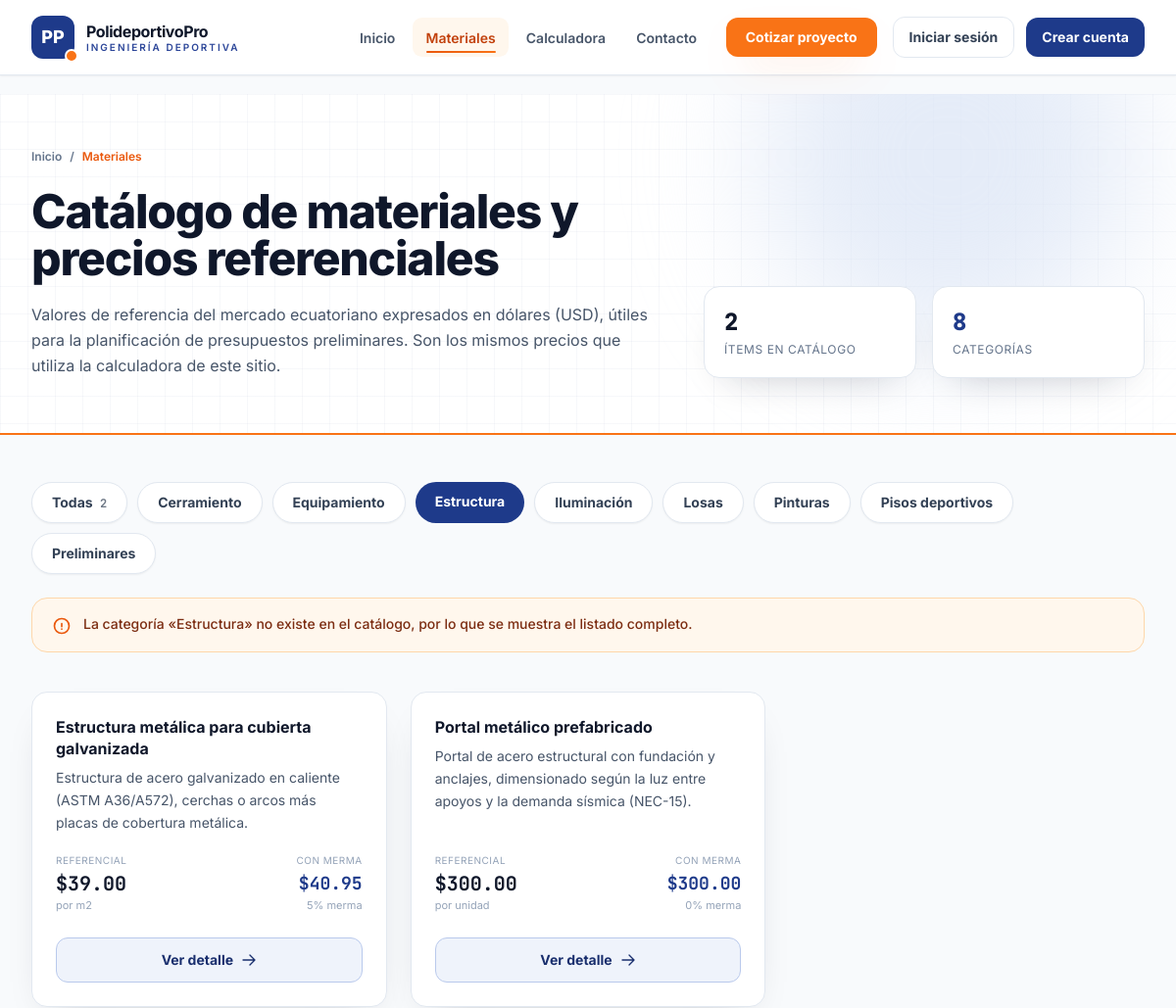
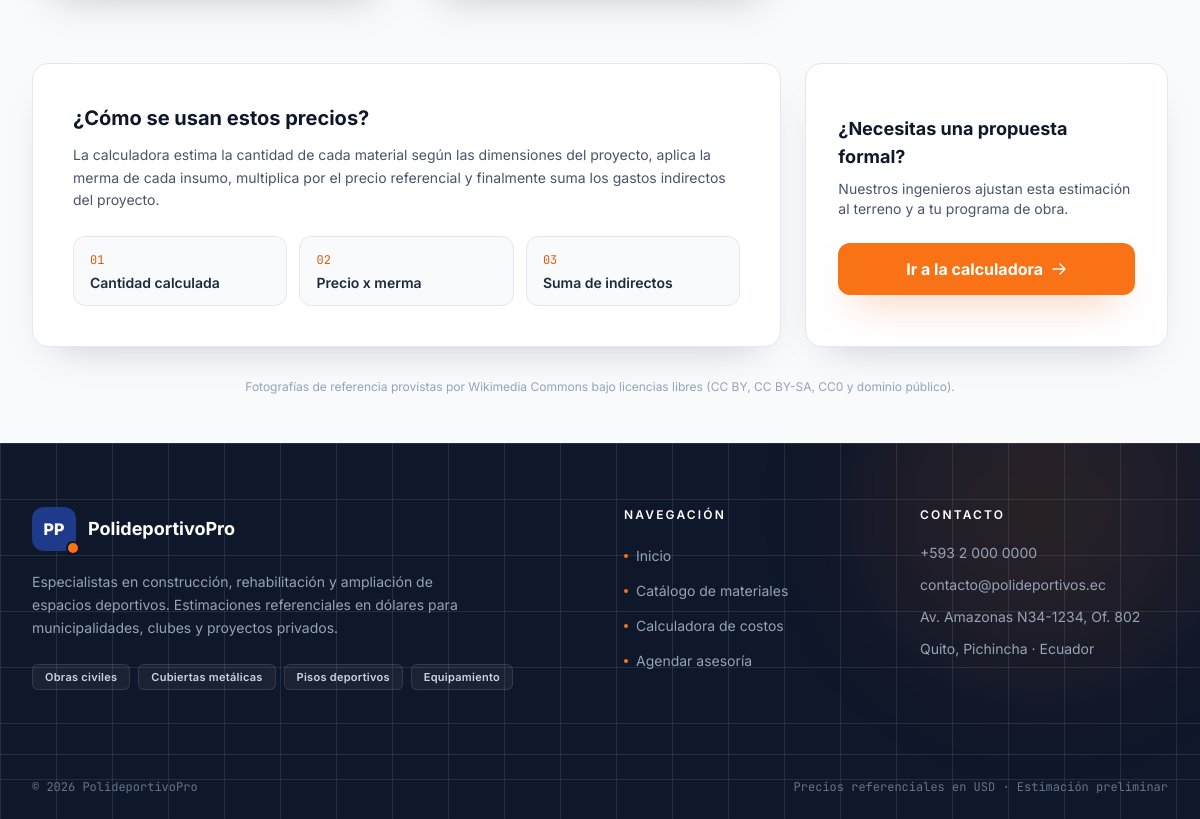
Screenshot of /materiales?categoria=Estructura with the database file from the repository (2 pictures, top to bottom).
### app/models.py (models this page shows, shortened)
class Material(db.Model):
    __tablename__ = "materiales"
    id = db.Column(db.Integer, primary_key=True)
    nombre = db.Column(db.String(120), nullable=False, unique=True)
    clave = db.Column(db.String(60), nullable=False, unique=True, index=True)
    unidad = db.Column(db.String(30), nullable=False)
    categoria = db.Column(db.String(60), nullable=False, index=True)
    precio_referencial = db.Column(db.Float, nullable=False, default=0.0)
    merma_pct = db.Column(db.Float, nullable=False, default=5.0)
    descripcion = db.Column(db.Text, nullable=False, default="")
    __table_args__ = (db.CheckConstraint("precio_referencial >= 0", name="ck_material_precio_positivo"),)
    @property
    def precio_con_merma(self):
        return round(self.precio_referencial * (1 + (self.merma_pct or 0) / 100), 2)

### app/routes/main_routes.py (the view)
@main_bp.route("/materiales")
def materiales():
    categorias = [
        fila[0]
        for fila in Material.query.with_entities(Material.categoria)
        .distinct()
        .order_by(Material.categoria.asc())
        .all()
    ]
    seleccion = (request.args.get("categoria") or "").strip()
    categoria_actual = "Todas"
    consulta = Material.query.order_by(Material.categoria.asc(), Material.nombre.asc())
    if seleccion and seleccion in categorias:
        categoria_actual = seleccion
        consulta = consulta.filter(Material.categoria == seleccion)
    items = []
    for material in consulta.all():
        imagen = IMAGENES_MATERIALES.get(material.clave, {})
        items.append(
            {
                "id": material.id,
                "clave": material.clave,
                "nombre": material.nombre,
                "unidad": material.unidad,
                "categoria": material.categoria,
                "precio_referencial": material.precio_referencial,
                "precio_con_merma": material.precio_con_merma,
                "merma_pct": material.merma_pct,
                "descripcion": material.descripcion,
                "imagen": imagen.get("url", ""),
                "licencia": imagen.get("licencia", ""),
                "fuente": imagen.get("fuente", ""),
            }
        )
    return render_template(
        "materiales.html",
        materiales=items,
        categorias=categorias,
        categoria_actual=categoria_actual,
        seleccion=seleccion,
    )

### app/templates/materiales.html (shortened to what this page needs)
{% extends "base.html" %}
{% block contenido %}
<section class="relative overflow-hidden bg-white border-b-2 border-arcilla-500">
    <div class="absolute inset-0 patron-plano-fino opacity-70"></div>
    <div class="absolute -top-32 right-10 w-96 h-96 rounded-full bg-acero-100/70 blur-3xl"></div>
    <div class="relative max-w-7xl mx-auto px-4 sm:px-6 lg:px-8 py-14">
        <nav class="flex items-center gap-2 text-xs font-semibold text-slate-500">
            <a href="{{ url_for('main.index') }}" class="hover:text-acero-700 transition">Inicio</a>
            <span>/</span>
            <span class="text-arcilla-600">Materiales</span>
        </nav>
        <div class="mt-6 grid gap-10 lg:grid-cols-12 lg:items-end">
            <div class="lg:col-span-7">
                <h1 class="text-3xl sm:text-5xl font-extrabold tracking-tight text-slate-900 max-w-3xl">Catálogo de materiales y precios referenciales</h1>
                <p class="mt-5 max-w-2xl text-slate-600 leading-relaxed">
                    Valores de referencia del mercado ecuatoriano expresados en dólares (USD), útiles para la
                    planificación de presupuestos preliminares. Son los mismos precios que utiliza la calculadora de este sitio.
                </p>
            </div>
            <div class="lg:col-span-5">
                <div class="grid grid-cols-2 gap-4">
                    <div class="rounded-2xl border border-slate-200 bg-white p-5 shadow-card">
                        <p class="cifra text-2xl font-extrabold text-slate-900">{{ materiales|length }}</p>
                        <p class="mt-1 text-xs uppercase tracking-wider text-slate-500">Ítems en catálogo</p>
                    </div>
                    <div class="rounded-2xl border border-slate-200 bg-white p-5 shadow-card">
                        <p class="cifra text-2xl font-extrabold text-acero-700">{{ categorias|length }}</p>
                        <p class="mt-1 text-xs uppercase tracking-wider text-slate-500">Categorías</p>
                    </div>
                </div>
            </div>
        </div>
    </div>
</section>
<section class="max-w-7xl mx-auto px-4 sm:px-6 lg:px-8 py-12">
    <div class="flex flex-wrap gap-2.5">
        <a href="{{ url_for('main.materiales') }}"
           class="rounded-full px-5 py-2.5 text-sm font-bold transition {{ 'bg-acero-700 text-white shadow-card' if categoria_actual == 'Todas' else 'bg-white text-slate-700 border border-slate-200 hover:border-acero-400 hover:text-acero-700 shadow-sm' }}">
            Todas
            <span class="ml-1 font-mono text-xs opacity-70">{{ materiales|length }}</span>
        </a>
        {% for categoria in categorias %}
        <a href="{{ url_for('main.materiales', categoria=categoria) }}"
           class="rounded-full px-5 py-2.5 text-sm font-bold transition {{ 'bg-acero-700 text-white shadow-card' if categoria_actual == categoria else 'bg-white text-slate-700 border border-slate-200 hover:border-acero-400 hover:text-acero-700 shadow-sm' }}">
            {{ categoria }}
        </a>
        {% endfor %}
    </div>
    {% if seleccion and categoria_actual != 'Todas' %}
    <p class="mt-6 flex items-start gap-3 rounded-2xl border border-arcilla-200 bg-arcilla-50 px-5 py-4 text-sm font-medium text-arcilla-900">
        <svg xmlns="http://www.w3.org/2000/svg" fill="none" viewBox="0 0 24 24" stroke-width="2" stroke="currentColor" class="w-5 h-5 shrink-0 mt-0.5 text-arcilla-600"><path stroke-linecap="round" stroke-linejoin="round" d="M12 9v3.75m9-.75a9 9 0 1 1-18 0 9 9 0 0 1 18 0Zm-9 3.75h.008v.008H12v-.008Z" /></svg>
        La categoría «{{ seleccion }}» no existe en el catálogo, por lo que se muestra el listado completo.
    </p>
    {% endif %}
    <div class="mt-10 grid gap-6 sm:grid-cols-2 lg:grid-cols-3">
        {% for material in materiales %}
        <article class="tarjeta-material group flex flex-col overflow-hidden rounded-2xl border border-slate-200 bg-white shadow-card transition hover:-translate-y-1 hover:shadow-float">
            <div class="flex flex-1 flex-col p-6">
                <h2 class="text-base font-bold text-slate-900 leading-snug">{{ material.nombre }}</h2>
                <p class="mt-2 flex-1 text-sm leading-relaxed text-slate-600 linea-tres">{{ material.descripcion }}</p>
                <div class="mt-5 flex items-end justify-between gap-3">
                    <div>
                        <p class="text-[10px] uppercase tracking-wider text-slate-400">Referencial</p>
                        <p class="cifra mt-0.5 text-xl font-bold text-slate-900">{{ material.precio_referencial|usd }}</p>
                        <p class="text-[11px] text-slate-400">por {{ material.unidad }}</p>
                    </div>
                    <div class="text-right">
                        <p class="text-[10px] uppercase tracking-wider text-slate-400">Con merma</p>
                        <p class="cifra mt-0.5 text-lg font-bold text-acero-700">{{ material.precio_con_merma|usd }}</p>
                        <p class="text-[11px] text-slate-400">{{ material.merma_pct|num(0) }}% merma</p>
                    </div>
                </div>
                <button type="button"
                        class="mt-6 inline-flex w-full items-center justify-center gap-2 rounded-xl border border-acero-200 bg-acero-50 px-5 py-3 text-sm font-bold text-acero-800 transition hover:bg-acero-700 hover:text-white"
                        data-modal-material
                        data-codigo="M{{ '%02d' % material.id }}"
                        data-nombre="{{ material.nombre }}"
                        data-categoria="{{ material.categoria }}"
                        data-unidad="{{ material.unidad }}"
                        data-precio="{{ material.precio_referencial|usd }}"
                        data-precio-merma="{{ material.precio_con_merma|usd }}"
                        data-merma="{{ material.merma_pct|num(1) }}"
                        data-descripcion="{{ material.descripcion }}"
                        data-imagen="{{ material.imagen }}"
                        data-licencia="{{ material.licencia }}"
                        data-fuente="{{ material.fuente }}">
                    Ver detalle
                    <svg xmlns="http://www.w3.org/2000/svg" class="w-4 h-4" fill="none" viewBox="0 0 24 24" stroke-width="2" stroke="currentColor"><path stroke-linecap="round" stroke-linejoin="round" d="M13.5 4.5 21 12m0 0-7.5 7.5M21 12H3" /></svg>
                </button>
            </div>
        </article>
        {% endfor %}
    </div>
    <div class="mt-16 grid gap-6 lg:grid-cols-3">
        <div class="lg:col-span-2 rounded-2xl border border-slate-200 bg-white p-8 sm:p-10 shadow-card">
            <h2 class="text-xl font-bold text-slate-900">¿Cómo se usan estos precios?</h2>
            <p class="mt-3 text-sm text-slate-600 leading-relaxed max-w-2xl">
                La calculadora estima la cantidad de cada material según las dimensiones del proyecto,
                aplica la merma de cada insumo, multiplica por el precio referencial y finalmente suma
                los gastos indirectos del proyecto.
            </p>
            <ol class="mt-6 grid gap-3 sm:grid-cols-3 text-sm">
                <li class="rounded-xl border border-slate-200 bg-slate-50 px-4 py-3">
                    <span class="font-mono text-xs text-arcilla-600">01</span>
                    <p class="mt-1 font-semibold text-slate-800">Cantidad calculada</p>
                </li>
                <li class="rounded-xl border border-slate-200 bg-slate-50 px-4 py-3">
                    <span class="font-mono text-xs text-arcilla-600">02</span>
                    <p class="mt-1 font-semibold text-slate-800">Precio x merma</p>
                </li>
                <li class="rounded-xl border border-slate-200 bg-slate-50 px-4 py-3">
                    <span class="font-mono text-xs text-arcilla-600">03</span>
                    <p class="mt-1 font-semibold text-slate-800">Suma de indirectos</p>
                </li>
            </ol>
        </div>
        <div class="flex flex-col justify-center rounded-2xl border border-slate-200 bg-white p-8 shadow-card">
            <h3 class="text-lg font-bold text-slate-900">¿Necesitas una propuesta formal?</h3>
            <p class="mt-2 text-sm text-slate-600">Nuestros ingenieros ajustan esta estimación al terreno y a tu programa de obra.</p>
            <a href="{{ url_for('calc.calculadora') }}" class="mt-6 inline-flex items-center justify-center gap-2 rounded-xl bg-arcilla-500 px-6 py-3.5 font-bold text-white shadow-glow transition hover:bg-arcilla-600 hover:-translate-y-0.5">
                Ir a la calculadora
                <svg xmlns="http://www.w3.org/2000/svg" class="w-4 h-4" fill="none" viewBox="0 0 24 24" stroke-width="2" stroke="currentColor"><path stroke-linecap="round" stroke-linejoin="round" d="M13.5 4.5 21 12m0 0-7.5 7.5M21 12H3" /></svg>
            </a>
        </div>
    </div>
    <p class="mt-8 text-center text-xs text-slate-400">
        Fotografías de referencia provistas por Wikimedia Commons bajo licencias libres (CC BY, CC BY-SA, CC0 y dominio público).
    </p>
</section>
{% endblock %}

### app/static/css/custom.css (style rules this page uses)
:root { color-scheme: light; --acero: #1e3a8a; --acero-oscuro: #0f172a; --arcilla: #ea580c; --arcilla-claro: #f97316; }
body { font-feature-settings: "cv02", "cv03", "cv04"; }
.patron-plano-fino { background-image: linear-gradient(rgba(30, 58, 138, 0.05) 1px, transparent 1px), linear-gradient(90deg, rgba(30, 58, 138, 0.05) 1px, transparent 1px); background-size: 28px 28px; }
.cifra { font-family: "JetBrains Mono", ui-monospace, monospace; font-variant-numeric: tabular-nums; }
.tarjeta-material { transition: transform 0.25s ease, box-shadow 0.25s ease, border-color 0.25s ease; }
.linea-tres { display: -webkit-box; -webkit-line-clamp: 3; -webkit-box-orient: vertical; overflow: hidden; }

### rows the page displays
Material: nombre "Estructura metálica para cubierta galvanizada", descripcion "Estructura de acero galvanizado en caliente (ASTM A36/A572), cerchas o arcos más placas de cobertura metálica.", precio_referencial "$39.00", unidad "m2", precio_con_merma "$40.95", merma_pct|num "5"
Material: nombre "Portal metálico prefabricado", descripcion "Portal de acero estructural con fundación y anclajes, dimensionado según la luz entre apoyos y la demanda sísmica (NEC-15).", precio_referencial "$300.00", unidad "unidad", precio_con_merma "$300.00", merma_pct|num "0"

### other values shown
{{ materiales|length }} "2"
{{ categorias|length }} "8"
{{ categoria }} "Cerramiento" "Equipamiento" "Estructura" "Iluminación" "Losas" "Pinturas" "Pisos deportivos" "Preliminares"
{{ seleccion }} "Estructura"
